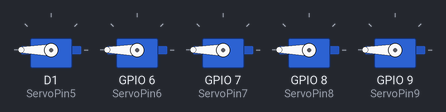
Recording of a sketch running on a simulated ESP8266 (NodeMCU). On the bench: 5 × servo. What the sketch prints to the serial monitor is not drawn.

Above: at 0.05 s.
At 6.0 s:
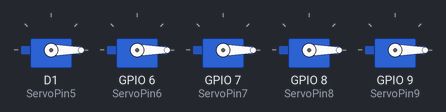
Timing chart, 0 to 7.8 s (numbered marks = the images above):
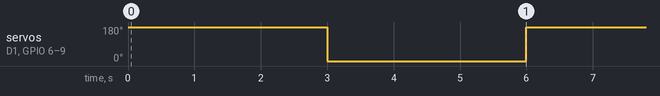

Measured:
- by itself, servo on D1 (ServoPin5), servo on GPIO 6 (ServoPin6), servo on GPIO 7 (ServoPin7), servo on GPIO 8 (ServoPin8), servo on GPIO 9 (ServoPin9): alternates 180° for 3.0 s and 0° for 3.0 s

The sketch:

ServoMotor.ino
```cpp
/*
Servo 1 pin 9
Servo 2 pin 8
Servo 3 pin 7
Servo 4 pin 6
Servo 5 pin 5

UltraSonic 1 pin 6
*/
#include "Servo.h"


#define ServoPin5 5
#define ServoPin6 6
#define ServoPin7 7
#define ServoPin8 8
#define ServoPin9 9


#define UltraSonicPin D4

Servo servo5;
Servo servo6;
Servo servo7;
Servo servo8;
Servo servo9;


void setup() {

servo5.attach(ServoPin5);
servo6.attach(ServoPin6);
servo7.attach(ServoPin7);
servo8.attach(ServoPin8);
servo9.attach(ServoPin9);

Serial.begin(9600);
Serial.println("debugged");

}

void loop() {

  servo5.write(180);
  servo6.write(180);
  servo7.write(180);
  servo8.write(180);
  servo9.write(180);
  delay(3000);
  servo5.write(0);
  servo6.write(0);
  servo7.write(0);
  servo8.write(0);
  servo9.write(0);
  delay(3000);

}
```
